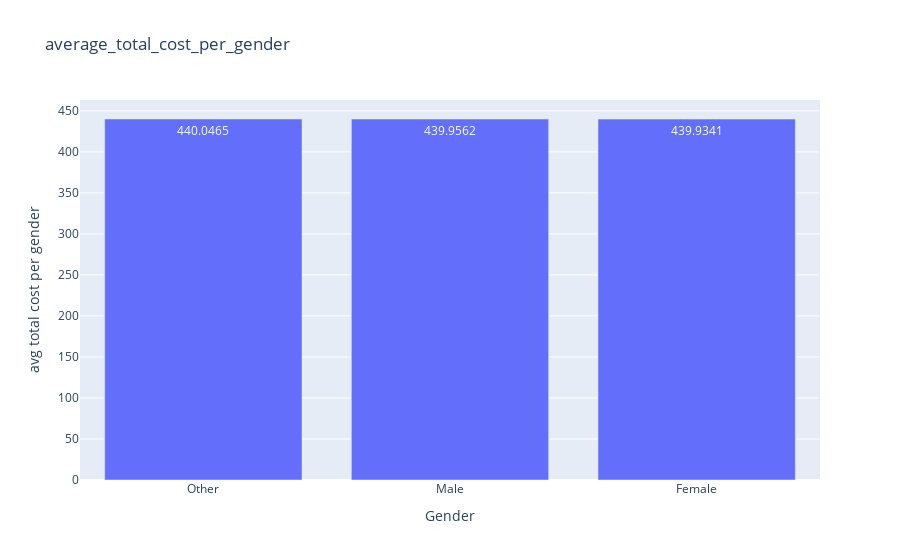

This figure's notebook cell:
### Code cell
px.bar(data_frame= average_total_cost_per_gender, x= 'Gender', y= 'Total_Cost' , labels= {'Total_Cost': 'avg total cost per gender'}, 
       title= 'average_total_cost_per_gender' , text_auto=True)

### Figure 1 — Plotly figure (JSON) as saved in the notebook; plotly's stock layout.template omitted (floating-point values rounded to 4 significant figures)
{"data": [{"hovertemplate": "Gender=%{x}<br>avg total cost per gender=%{y}<extra></extra>", "legendgroup": "", "marker": {"color": "#636efa", "pattern": {"shape": ""}}, "name": "", "orientation": "v", "showlegend": false, "textposition": "auto", "texttemplate": "%{y}", "type": "bar", "x": ["Other", "Male", "Female"], "xaxis": "x", "y": [440.0, 440.0, 439.9], "yaxis": "y"}], "layout": {"barmode": "relative", "legend": {"tracegroupgap": 0}, "title": {"text": "average_total_cost_per_gender"}, "xaxis": {"anchor": "y", "domain": [0, 1], "title": {"text": "Gender"}}, "yaxis": {"anchor": "x", "domain": [0, 1], "title": {"text": "avg total cost per gender"}}}}
